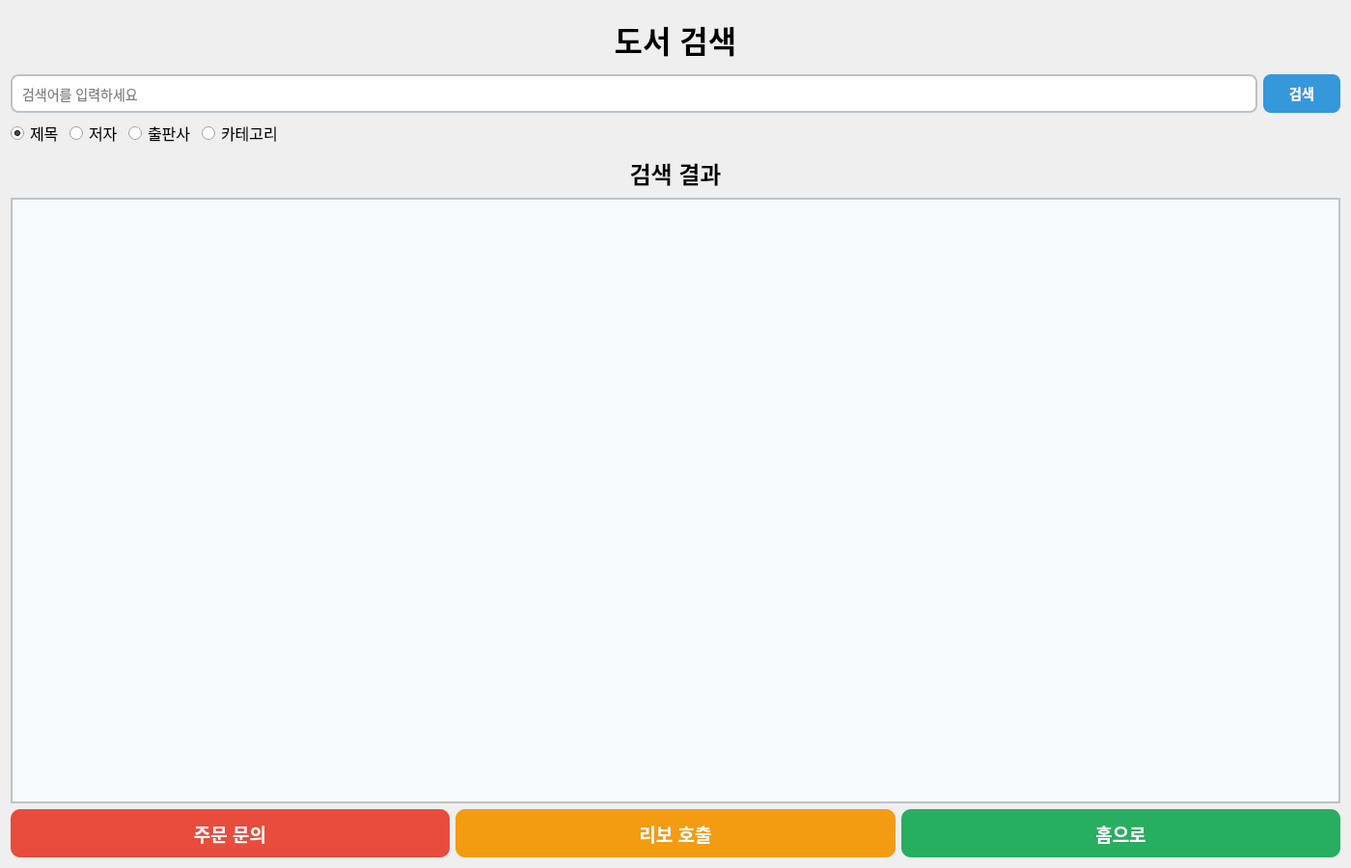
<?xml version="1.0" encoding="UTF-8"?>
<ui version="4.0">
 <class>BookSearchWidget</class>
 <widget class="QWidget" name="BookSearchWidget">
  <property name="geometry">
   <rect>
    <x>0</x>
    <y>0</y>
    <width>1400</width>
    <height>900</height>
   </rect>
  </property>
  <property name="windowTitle">
   <string>LIBO Book Search</string>
  </property>
  <layout class="QVBoxLayout" name="verticalLayout">
   <item>
    <widget class="QLabel" name="searchTitleLabel">
     <property name="font">
      <font>
       <pointsize>24</pointsize>
       <weight>75</weight>
       <bold>true</bold>
      </font>
     </property>
     <property name="text">
      <string>도서 검색</string>
     </property>
     <property name="alignment">
      <set>Qt::AlignCenter</set>
     </property>
     <property name="minimumSize">
      <size>
       <width>0</width>
       <height>60</height>
      </size>
     </property>
    </widget>
   </item>
   <item>
    <layout class="QHBoxLayout" name="searchInputLayout">
     <item>
      <widget class="QLineEdit" name="searchLineEdit">
       <property name="font">
        <font>
         <pointsize>14</pointsize>
        </font>
       </property>
       <property name="placeholderText">
        <string>검색어를 입력하세요</string>
       </property>
       <property name="minimumSize">
        <size>
         <width>0</width>
         <height>40</height>
        </size>
       </property>
       <property name="styleSheet">
        <string notr="true">QLineEdit {
    border: 2px solid #bdc3c7;
    border-radius: 8px;
    padding: 8px;
    font-size: 14px;
}
QLineEdit:focus {
    border-color: #3498db;
}</string>
       </property>
      </widget>
     </item>
     <item>
      <widget class="QPushButton" name="searchButton">
       <property name="font">
        <font>
         <pointsize>14</pointsize>
         <weight>75</weight>
         <bold>true</bold>
        </font>
       </property>
       <property name="text">
        <string>검색</string>
       </property>
       <property name="minimumSize">
        <size>
         <width>80</width>
         <height>40</height>
        </size>
       </property>
       <property name="styleSheet">
        <string notr="true">QPushButton {
    background-color: #3498db;
    color: white;
    border: none;
    border-radius: 8px;
    font-weight: bold;
    font-size: 14px;
}
QPushButton:hover {
    background-color: #2980b9;
}
QPushButton:pressed {
    background-color: #1f5f8b;
}</string>
       </property>
      </widget>
     </item>
    </layout>
   </item>
   <item>
    <layout class="QHBoxLayout" name="radioButtonLayout">
     <item>
      <widget class="QRadioButton" name="titleRadioButton">
       <property name="font">
        <font>
         <pointsize>12</pointsize>
        </font>
       </property>
       <property name="text">
        <string>제목</string>
       </property>
       <property name="checked">
        <bool>true</bool>
       </property>
      </widget>
     </item>
     <item>
      <widget class="QRadioButton" name="authorRadioButton">
       <property name="font">
        <font>
         <pointsize>12</pointsize>
        </font>
       </property>
       <property name="text">
        <string>저자</string>
       </property>
      </widget>
     </item>
     <item>
      <widget class="QRadioButton" name="publisherRadioButton">
       <property name="font">
        <font>
         <pointsize>12</pointsize>
        </font>
       </property>
       <property name="text">
        <string>출판사</string>
       </property>
      </widget>
     </item>
     <item>
      <widget class="QRadioButton" name="categoryRadioButton">
       <property name="font">
        <font>
         <pointsize>12</pointsize>
        </font>
       </property>
       <property name="text">
        <string>카테고리</string>
       </property>
      </widget>
     </item>
     <item>
      <spacer name="horizontalSpacer">
       <property name="orientation">
        <enum>Qt::Horizontal</enum>
       </property>
       <property name="sizeHint" stdset="0">
        <size>
         <width>40</width>
         <height>20</height>
        </size>
       </property>
      </spacer>
     </item>
    </layout>
   </item>
   <item>
    <widget class="QLabel" name="bookListTitleLabel">
     <property name="font">
      <font>
       <pointsize>18</pointsize>
       <weight>75</weight>
       <bold>true</bold>
      </font>
     </property>
     <property name="text">
      <string>검색 결과</string>
     </property>
     <property name="alignment">
      <set>Qt::AlignCenter</set>
     </property>
     <property name="minimumSize">
      <size>
       <width>0</width>
       <height>40</height>
      </size>
     </property>
    </widget>
   </item>
   <item>
    <widget class="QScrollArea" name="bookListScrollArea">
     <property name="minimumSize">
      <size>
       <width>0</width>
       <height>600</height>
      </size>
     </property>
     <property name="widgetResizable">
      <bool>true</bool>
     </property>
     <property name="styleSheet">
      <string notr="true">QScrollArea {
    border: 2px solid #bdc3c7;
    background-color: #f8f9fa;
}
QScrollBar:vertical {
    background-color: #ecf0f1;
    width: 15px;
    border-radius: 7px;
}
QScrollBar::handle:vertical {
    background-color: #3498db;
    border-radius: 7px;
    min-height: 20px;
}
QScrollBar::handle:vertical:hover {
    background-color: #2980b9;
}</string>
     </property>
     <widget class="QWidget" name="bookListWidget">
      <property name="geometry">
       <rect>
        <x>0</x>
        <y>0</y>
        <width>1394</width>
        <height>598</height>
       </rect>
      </property>
      <property name="styleSheet">
       <string notr="true">background-color: transparent;</string>
      </property>
     </widget>
    </widget>
   </item>
   <item>
    <layout class="QHBoxLayout" name="bottomButtonLayout">
     <item>
      <widget class="QPushButton" name="orderButton">
       <property name="font">
        <font>
         <pointsize>14</pointsize>
         <weight>75</weight>
         <bold>true</bold>
        </font>
       </property>
       <property name="text">
        <string>주문 문의</string>
       </property>
       <property name="minimumSize">
        <size>
         <width>120</width>
         <height>50</height>
        </size>
       </property>
       <property name="styleSheet">
        <string notr="true">QPushButton {
    background-color: #e74c3c;
    color: white;
    border: none;
    border-radius: 10px;
    font-weight: bold;
}
QPushButton:hover {
    background-color: #c0392b;
}
QPushButton:pressed {
    background-color: #a93226;
}</string>
       </property>
      </widget>
     </item>
     <item>
      <widget class="QPushButton" name="robotCallButton">
       <property name="font">
        <font>
         <pointsize>14</pointsize>
         <weight>75</weight>
         <bold>true</bold>
        </font>
       </property>
       <property name="text">
        <string>리보 호출</string>
       </property>
       <property name="minimumSize">
        <size>
         <width>120</width>
         <height>50</height>
        </size>
       </property>
       <property name="styleSheet">
        <string notr="true">QPushButton {
    background-color: #f39c12;
    color: white;
    border: none;
    border-radius: 10px;
    font-weight: bold;
}
QPushButton:hover {
    background-color: #e67e22;
}
QPushButton:pressed {
    background-color: #d35400;
}</string>
       </property>
      </widget>
     </item>
     <item>
      <widget class="QPushButton" name="homeButton">
       <property name="font">
        <font>
         <pointsize>14</pointsize>
         <weight>75</weight>
         <bold>true</bold>
        </font>
       </property>
       <property name="text">
        <string>홈으로</string>
       </property>
       <property name="minimumSize">
        <size>
         <width>120</width>
         <height>50</height>
        </size>
       </property>
       <property name="styleSheet">
        <string notr="true">QPushButton {
    background-color: #27ae60;
    color: white;
    border: none;
    border-radius: 10px;
    font-weight: bold;
}
QPushButton:hover {
    background-color: #229954;
}
QPushButton:pressed {
    background-color: #1e8449;
}</string>
       </property>
      </widget>
     </item>
    </layout>
   </item>
  </layout>
 </widget>
 <resources/>
 <connections/>
</ui>
